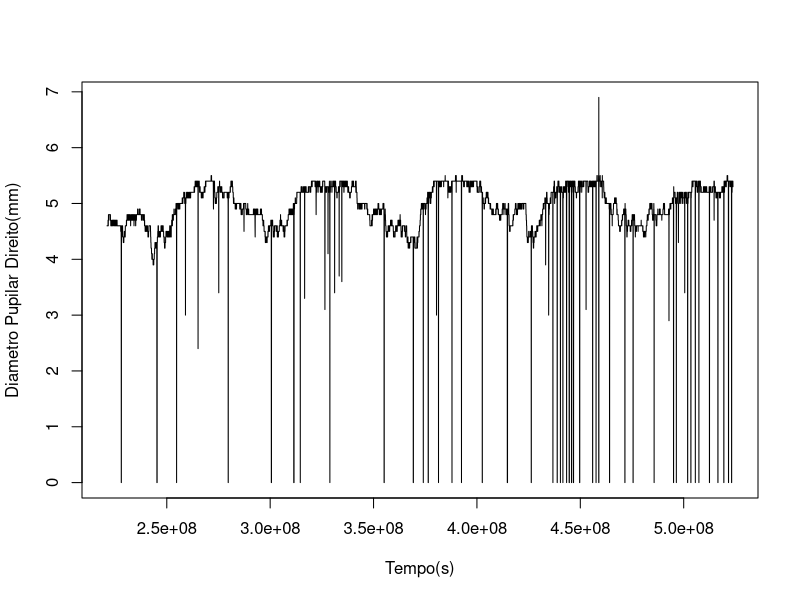
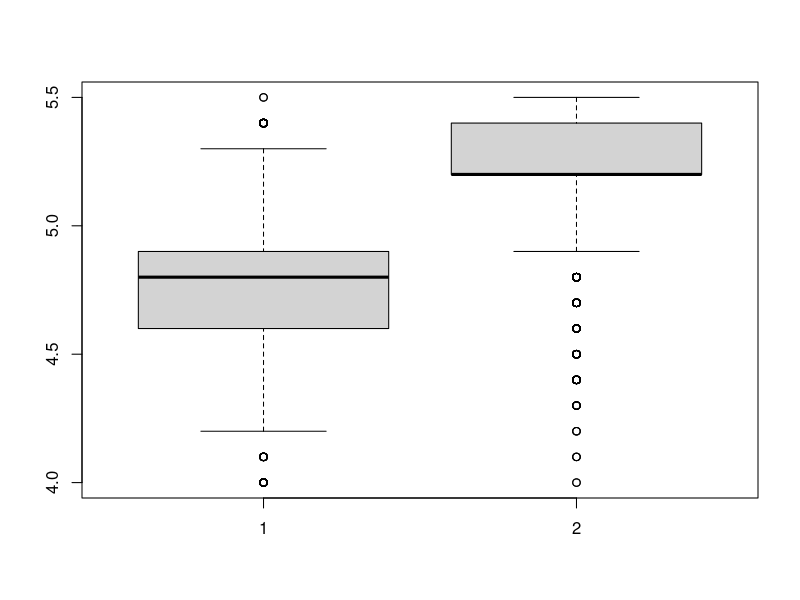
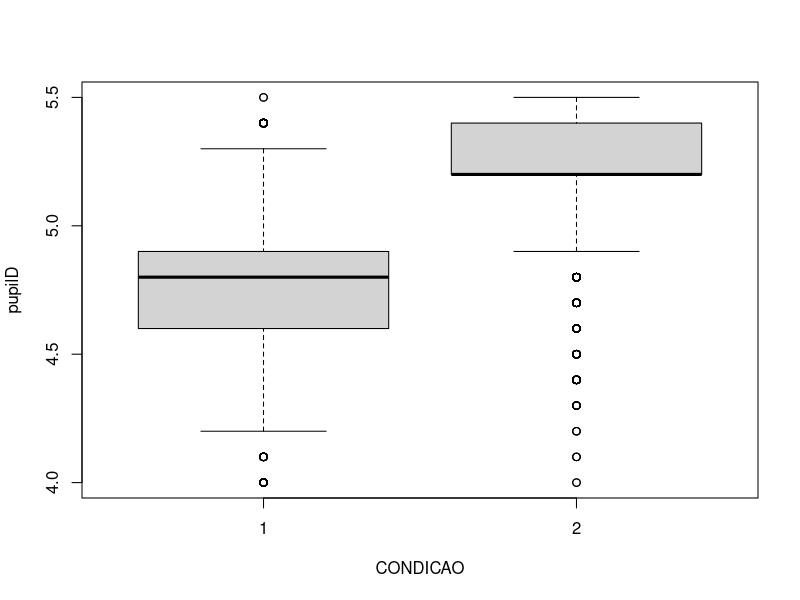
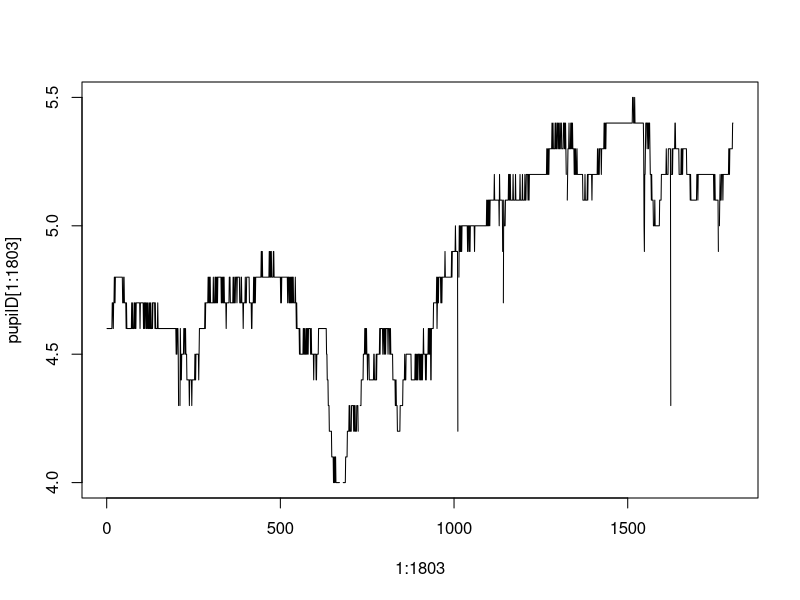
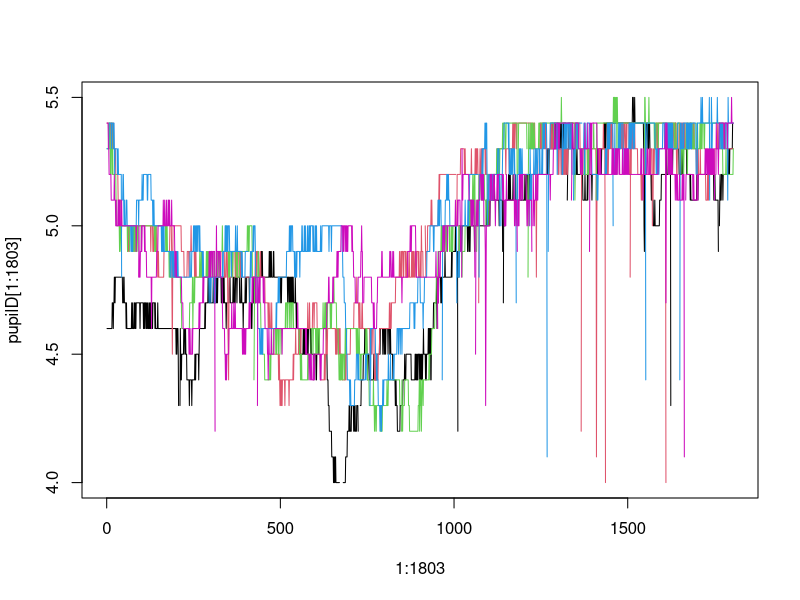
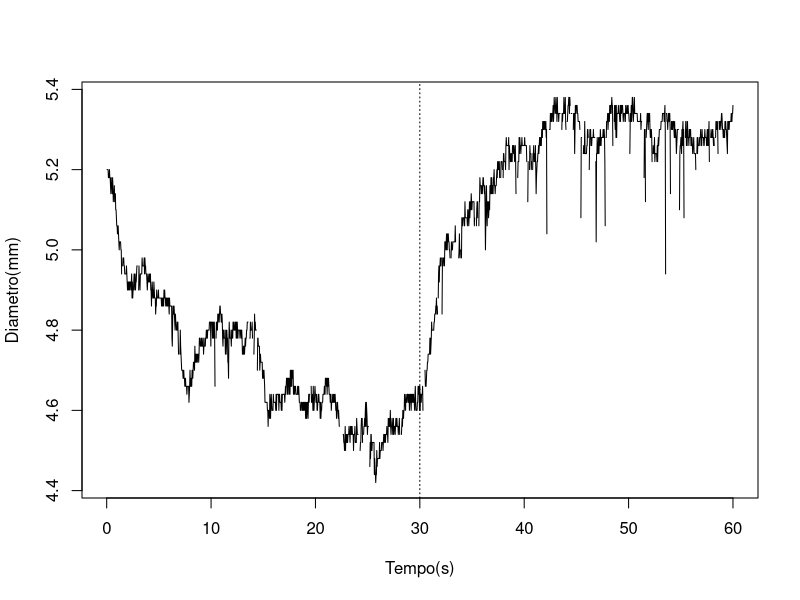

Recreate these plots in R, in order.
## ---- chunk 1
#leitura de dados
dados=read.table("dadosEYE.txt",header=TRUE,sep=";")

dim(dados)
## ---- chunk 2
head(dados)

## ---- chunk 3
#Leia os nomes das colunas 
colnames(dados)
## ---- chunk 4
#Tomando os 10 primeiros números
dados[1:10,1]
## ---- chunk 5
#Identificamos a diferença entre um elemento menos o anterior, para isso usamos o comando "diff":
diff(dados[,1])
## ---- chunk 6
DIFF = mean(diff(dados$RecordingTime..ms.))

#A taxa de amostragem em Hertz é dada por:
HZ=1000*1/DIFF

## ---- chunk 7
#Fazer o grafico
plot(dados$RecordingTime..ms.*1000,
  dados$Pupil.Diameter.Right..mm.,type="l",xlab="Tempo(s)",
  ylab="Diametro Pupilar Direito(mm)")
## ---- chunk 8
#Sinal do diametro da pupila direita
pupilD = dados$Pupil.Diameter.Right..mm.

#Detectar outliers, piscadas e missing data
IX=which(pupilD<4 | pupilD>6)
pupilD[IX]=NA
## ---- chunk 9
CONDICAO = array(1, length(pupilD))
## ---- chunk 10
# identificando o inicio do intervalo, com base nos 30s de trial:
inicio = ceiling(HZ*30)
# calculando o teto, que é o final do trial, 30s depois:
final = ceiling((HZ*30)+(HZ*30))
## ---- chunk 11
#Colocar 2 nas caselas durante os periodos de subtracao mental
CONDICAO[902:1803]=2
CONDICAO[2706:3607]=2
CONDICAO[4510:5411]=2
CONDICAO[6314:7215]=2
CONDICAO[8118:9019]=2

## ---- chunk 12
#Boxplot do diametro de pupila nas duas condicoes
#os proximos 2 comandos sao equivalentes
boxplot(pupilD[which(CONDICAO==1)],pupilD[which(CONDICAO==2)])
boxplot(pupilD~CONDICAO)
## ---- chunk 13
plot(1:1803,pupilD[1:1803],type="l")
## ---- chunk 14
plot(1:1803,pupilD[1:1803],type="l")
lines(1:1804,pupilD[1804:3607],col=2)
lines(1:1804,pupilD[3608:5411],col=3)
lines(1:1804,pupilD[5412:7215],col=4)
lines(1:1804,pupilD[7216:9019],col=6)
## ---- chunk 15
#calcular a curva media
MEDIA=(pupilD[1:1804]+pupilD[1804:3607]+pupilD[3608:5411]+pupilD[5412:7215]+pupilD[7216:9019])/5
## ---- chunk 16
plot(60*(1:1804)/1804,MEDIA,type="l",xlab="Tempo(s)",ylab="Diametro(mm)")
abline(v=30,lty=3)

